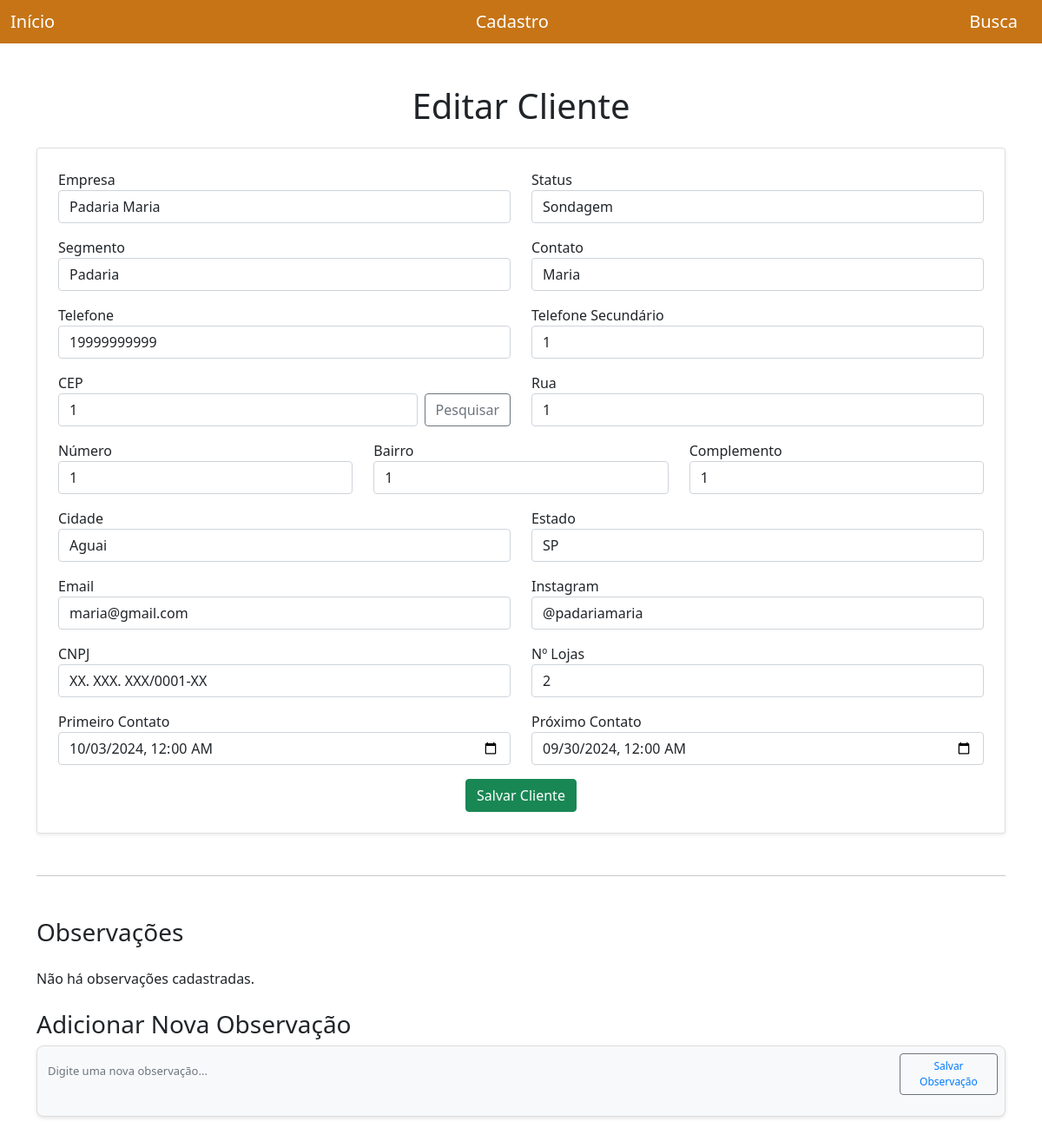
/editar/1/, run on an earlier commit of the app's database.
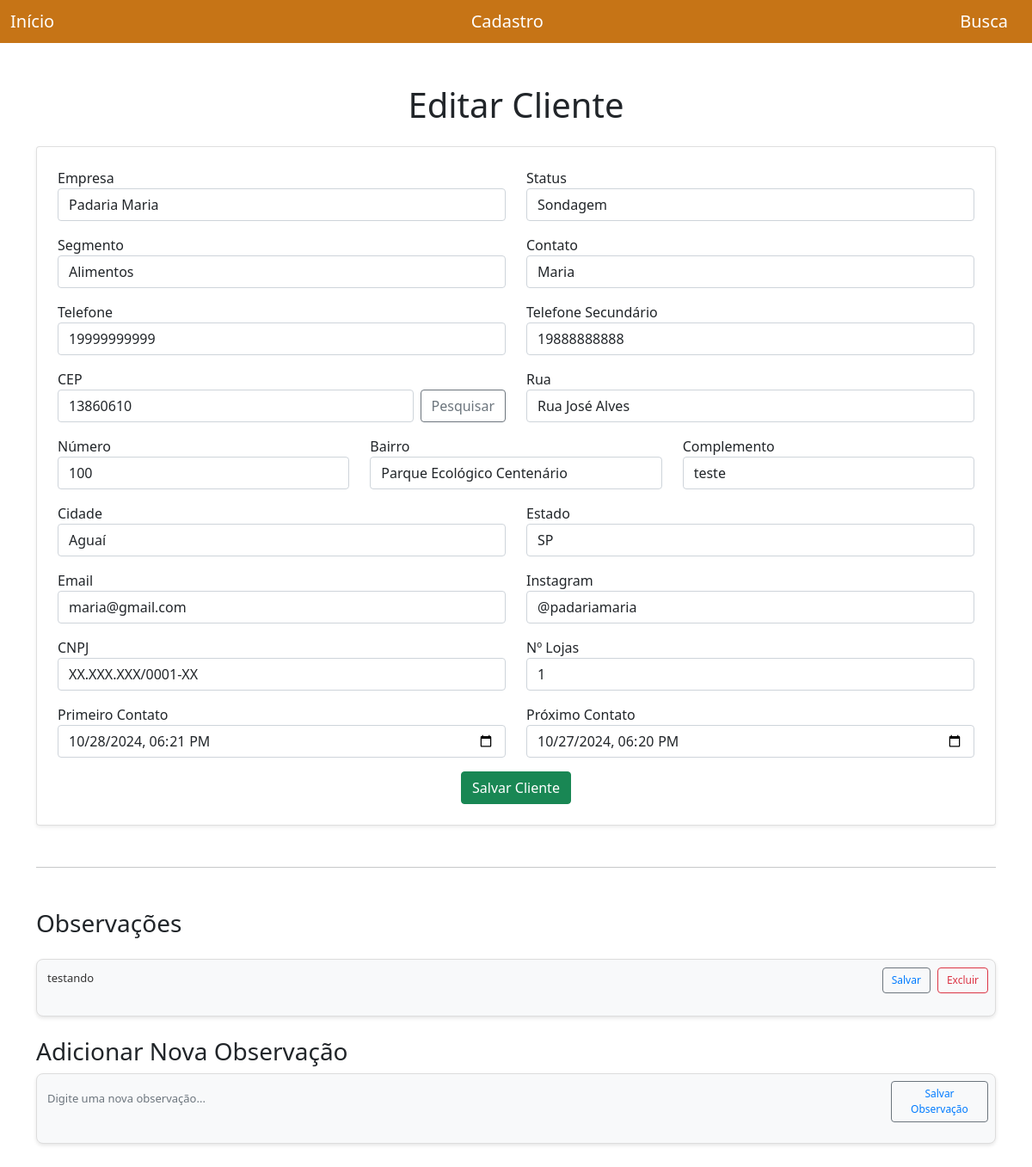
And on a later commit of the database.
### app_cad_clientes/models.py (models this page shows)
class Clientes(models.Model):
    id_cliente = models.AutoField(primary_key=True)
    status = models.CharField(max_length=50)
    empresa = models.CharField(max_length=150)
    segmento = models.CharField(max_length=100)
    contato = models.CharField(max_length=100)
    telefone = models.CharField(max_length=20)
    telefone_2 = models.CharField(max_length=20)
    cep = models.IntegerField(max_length=8)
    rua = models.CharField(max_length=150)
    numero_end = models.IntegerField(max_length=8)
    bairro = models.CharField(max_length=120)
    complemento = models.CharField(max_length=120)
    cidade = models.CharField(max_length=100)
    estado = models.CharField(max_length=2)
    email = models.EmailField()
    instagram = models.CharField(max_length=100)
    cnpj = models.CharField(max_length=18)
    qtd_lojas = models.IntegerField()
    prox_contato = models.DateTimeField(null=True, blank=True)
    primeiro_contato = models.DateTimeField()

class Observacoes(models.Model):
    id_observacao = models.AutoField(primary_key=True)
    id_cliente = models.ForeignKey(Clientes, on_delete=models.CASCADE, related_name='observacoes')
    descricao = models.TextField()
    data_observacao = models.DateTimeField(auto_now_add=True)

### app_cad_clientes/views.py (the view, shortened to what this page needs)
# urls.py: path('editar/<int:id>/', views.editar_cliente, name='editar_cliente'),
def editar_cliente(request, id):
    cliente = get_object_or_404(Clientes, id_cliente=id)
    observacoes_cliente = Observacoes.objects.filter(id_cliente=cliente)
    return render(request, 'clientes/editar.html', {'cliente': cliente, 'observacoes_cliente': observacoes_cliente})

### app_cad_clientes/templates/clientes/editar.html (shortened to what the changed rows need)
{% extends 'clientes/base.html' %}
{% block conteudo %}
<div class="container my-5">
  <h1 class="text-center mb-4">Editar Cliente</h1>
  <form action="{% url 'editar_cliente' cliente.id_cliente %}" method="post" class="card p-4 shadow-sm">
    <div class="row mb-3">
        <div class="col-md-6">
            <label>Empresa</label>
            <input name="empresa" class="form-control" type="text" value="{{ cliente.empresa }}">
        </div>
        <div class="col-md-6">
            <label>Status</label>
            <select name="status" class="form-control">
                <option value="Sondagem" {% if cliente.status == 'Sondagem' %}selected{% endif %}>Sondagem</option>
            </select>
        </div>
    </div>
    <div class="row mb-3">
      <div class="col-md-6">
        <label>Segmento</label>
        <input name="segmento" class="form-control" type="text" value="{{ cliente.segmento }}">
      </div>
      <div class="col-md-6">
        <label>Contato</label>
        <input name="contato" class="form-control" type="text" value="{{ cliente.contato }}">
      </div>
    </div>
    <div class="row mb-3">
      <div class="col-md-6">
        <label>Telefone</label>
        <input name="telefone" class="form-control" type="text" value="{{ cliente.telefone }}">
      </div>
      <div class="col-md-6">
        <label>Telefone Secundário</label>
        <input name="telefone_2" class="form-control" type="text" value="{{ cliente.telefone_2 }}">
      </div>
    </div>
    <div class="row mb-3">
      <div class="col-md-6">
        <div class="d-flex">
          <input id="cep" name="cep" class="form-control" type="text" value="{{ cliente.cep }}">
          <button type="button" id="btn-pesquisar" class="btn btn-outline-secondary ms-2">Pesquisar</button>
        </div>
      </div>
      <div class="col-md-6">
        <label>Rua</label>
        <input id="rua" name="rua" class="form-control" type="text" value="{{ cliente.rua }}">
      </div>
    </div>
    <div class="row mb-3">
      <div class="col-md-4">
        <label>Número</label>
        <input name="numero_end" class="form-control" type="text" value="{{ cliente.numero_end }}">
      </div>
      <div class="col-md-4">
        <label>Bairro</label>
        <input id="bairro" name="bairro" class="form-control" type="text" value="{{ cliente.bairro }}">
      </div>
      <div class="col-md-4">
        <label>Complemento</label>
        <input name="complemento" class="form-control" type="text" value="{{ cliente.complemento }}">
      </div>
    </div>
    <div class="row mb-3">
      <div class="col-md-6">
        <label>Cidade</label>
        <input id="cidade" name="cidade" class="form-control" type="text" value="{{ cliente.cidade }}">
      </div>
      <div class="col-md-6">
        <label>Estado</label>
        <input id="estado" name="estado" class="form-control" type="text" value="{{ cliente.estado }}">
      </div>
    </div>
    <div class="row mb-3">
      <div class="col-md-6">
        <label>Email</label>
        <input name="email" class="form-control" type="email" value="{{ cliente.email }}">
      </div>
      <div class="col-md-6">
        <label>Instagram</label>
        <input name="instagram" class="form-control" type="text" value="{{ cliente.instagram }}">
      </div>
    </div>
    <div class="row mb-3">
      <div class="col-md-6">
        <label>CNPJ</label>
        <input name="cnpj" class="form-control" type="text" value="{{ cliente.cnpj }}">
      </div>
      <div class="col-md-6">
        <label>Nº Lojas</label>
        <input name="qtd_lojas" class="form-control" type="number" value="{{ cliente.qtd_lojas }}">
      </div>
    </div>
    <div class="row mb-3">
      <div class="col-md-6">
        <label>Primeiro Contato</label>
        <input name="primeiro_contato" class="form-control" type="datetime-local" value="{{ cliente.primeiro_contato|date:'Y-m-d\\TH:i' }}">
      </div>
      <div class="col-md-6">
        <label>Próximo Contato</label>
        <input name="prox_contato" class="form-control" type="datetime-local" value="{{ cliente.prox_contato|date:'Y-m-d\\TH:i' }}">
      </div>
    </div>
  </form>
<div class="observacoes-container">
    {% for observacao in cliente.observacoes.all %}
    <div class="observacao-item">
        <form action="{% url 'editar_observacao' observacao.id_observacao %}" method="post">
            <div class="observacao-conteudo">
                <textarea name="descricao" class="observacao-texto form-control" rows="2">{{ observacao.descricao }}</textarea>
                <div class="observacao-botoes">
                    <button type="submit" class="btn btn-outline-secondary btn-salvar">Salvar</button>
                    <a href="{% url 'excluir_observacao' observacao.id_observacao %}" class="btn btn-outline-danger btn-excluir">Excluir</a>
                </div>
            </div>
        </form>
    </div>
    {% empty %}
    <p>Não há observações cadastradas.</p>
    {% endfor %}
</div>
{% endblock %}

What changed in the data, as far as the page shows it:
changed Clientes "Padaria Maria": segmento "Padaria" → "Alimentos"; telefone_2 "1" → "19888888888"; cep "1" → "13860610"; rua "1" → "Rua José Alves"; numero_end "1" → "100"; bairro "1" → "Parque Ecológico Centenário"; complemento "1" → "teste"; cidade "Aguai" → "Aguaí"; cnpj "XX. XXX. XXX/0001-XX" → "XX.XXX.XXX/0001-XX"; qtd_lojas "2" → "1"; primeiro_contato "10/03/2024 00:00" → "10/28/2024 18:21"; prox_contato "09/30/2024 00:00" → "10/27/2024 18:20"
now on this page (row edited): Observacoes: descricao "testando"
Also different on the page:
text no longer shown: "Não há observações cadastradas."
